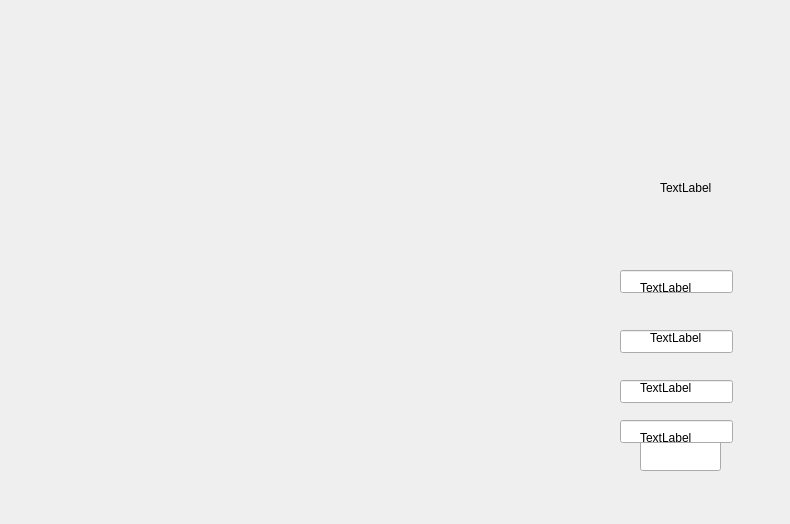
<?xml version="1.0" encoding="UTF-8"?>
<ui version="4.0">
 <class>MainWindow</class>
 <widget class="QMainWindow" name="MainWindow">
  <property name="geometry">
   <rect>
    <x>0</x>
    <y>0</y>
    <width>790</width>
    <height>524</height>
   </rect>
  </property>
  <property name="windowTitle">
   <string>MainWindow</string>
  </property>
  <widget class="QWidget" name="centralWidget">
   <widget class="QLabel" name="label">
    <property name="geometry">
     <rect>
      <x>180</x>
      <y>120</y>
      <width>59</width>
      <height>15</height>
     </rect>
    </property>
    <property name="text">
     <string/>
    </property>
   </widget>
   <widget class="QLineEdit" name="lineEdit">
    <property name="geometry">
     <rect>
      <x>640</x>
      <y>440</y>
      <width>81</width>
      <height>31</height>
     </rect>
    </property>
   </widget>
   <widget class="QLineEdit" name="lineEdit_2">
    <property name="geometry">
     <rect>
      <x>620</x>
      <y>330</y>
      <width>113</width>
      <height>23</height>
     </rect>
    </property>
   </widget>
   <widget class="QLineEdit" name="lineEdit_3">
    <property name="geometry">
     <rect>
      <x>620</x>
      <y>270</y>
      <width>113</width>
      <height>23</height>
     </rect>
    </property>
   </widget>
   <widget class="QLabel" name="label_2">
    <property name="geometry">
     <rect>
      <x>640</x>
      <y>280</y>
      <width>59</width>
      <height>15</height>
     </rect>
    </property>
    <property name="text">
     <string>TextLabel</string>
    </property>
   </widget>
   <widget class="QLabel" name="label_3">
    <property name="geometry">
     <rect>
      <x>650</x>
      <y>330</y>
      <width>59</width>
      <height>15</height>
     </rect>
    </property>
    <property name="text">
     <string>TextLabel</string>
    </property>
   </widget>
   <widget class="QLabel" name="label_4">
    <property name="geometry">
     <rect>
      <x>660</x>
      <y>180</y>
      <width>59</width>
      <height>15</height>
     </rect>
    </property>
    <property name="text">
     <string>TextLabel</string>
    </property>
   </widget>
   <widget class="QLineEdit" name="lineEdit_4">
    <property name="geometry">
     <rect>
      <x>620</x>
      <y>380</y>
      <width>113</width>
      <height>23</height>
     </rect>
    </property>
   </widget>
   <widget class="QLineEdit" name="lineEdit_5">
    <property name="geometry">
     <rect>
      <x>620</x>
      <y>420</y>
      <width>113</width>
      <height>23</height>
     </rect>
    </property>
   </widget>
   <widget class="QLabel" name="label_5">
    <property name="geometry">
     <rect>
      <x>640</x>
      <y>380</y>
      <width>59</width>
      <height>15</height>
     </rect>
    </property>
    <property name="text">
     <string>TextLabel</string>
    </property>
   </widget>
   <widget class="QLabel" name="label_6">
    <property name="geometry">
     <rect>
      <x>640</x>
      <y>430</y>
      <width>59</width>
      <height>15</height>
     </rect>
    </property>
    <property name="text">
     <string>TextLabel</string>
    </property>
   </widget>
  </widget>
 </widget>
 <layoutdefault spacing="6" margin="11"/>
 <resources/>
 <connections/>
</ui>
